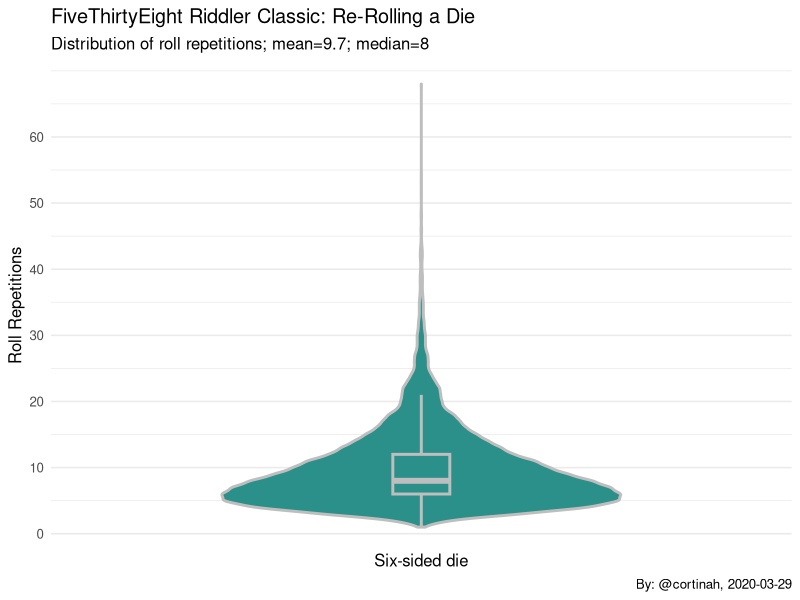
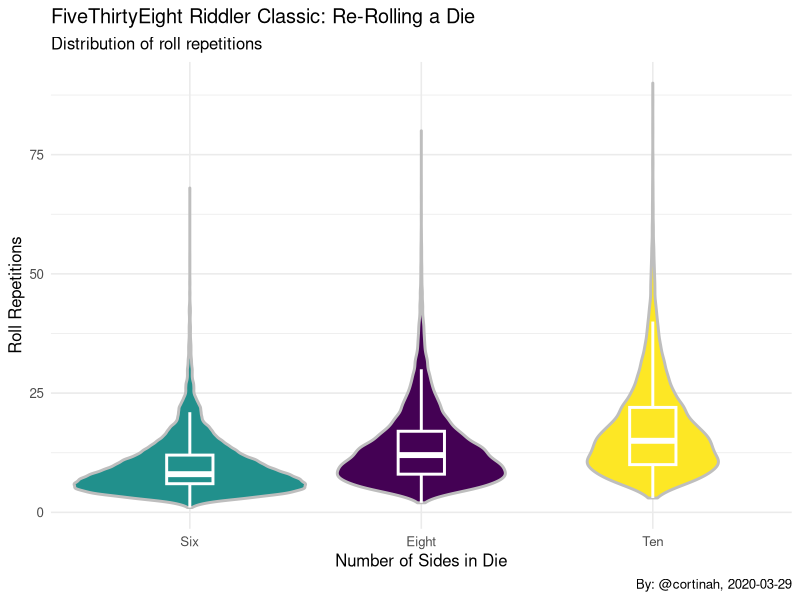
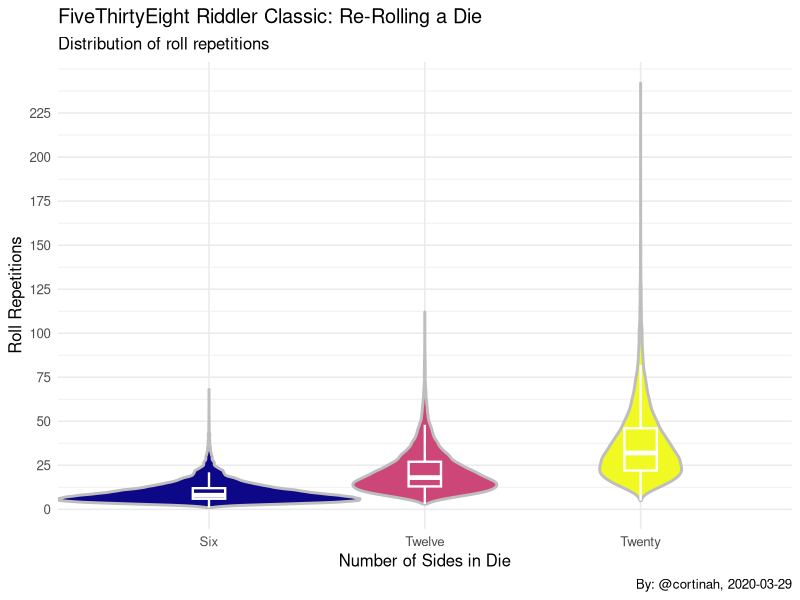

Reproduce these figures in R, in order.
## ---- chunk 1
dice_game <- function(n=6) {
  rolls <- sample(n, n, replace=TRUE)
  unique_rolls <- unique(rolls)
  count <- 1

  while(length(unique_rolls) > 1) {
    rolls <- sample(rolls, n, replace=TRUE)
    unique_rolls <- unique(rolls)
    count <- count + 1
    }  
  return(count)
}
## ---- chunk 2
set.seed(12345)
games <- replicate(20000, dice_game(), simplify = T)
mean(games)
fivenum(games)
sd(games)/sqrt(length(games))
## ---- chunk 3
library(ggplot2)
games <- as.data.frame(games)

ggplot(games, aes(x=6, y=games, fill=6)) +geom_violin(width=1.4, size=1, color='grey') +
  scale_x_discrete() +geom_boxplot(color='grey', width=0.2, outlier.shape=NA, size=1) +
  scale_fill_viridis_c() +theme_minimal(base_size = 12) +
  labs(title='FiveThirtyEight Riddler Classic: Re-Rolling a Die',
       subtitle='Distribution of roll repetitions; mean=9.7; median=8',
       y='Roll Repetitions', x='Six-sided die', caption='By: @cortinah, 2020-03-29') +
  theme(legend.position = "none") +scale_y_continuous(breaks = seq(0,60,10))
## ---- chunk 4
games_8 <- replicate(20000, dice_game(8), simplify = T)
games_10 <- replicate(20000, dice_game(10), simplify = T)

games_8 <- as.data.frame(games_8)
games_10 <- as.data.frame(games_10)

games_8 <- cbind(games, games_8, games_10)
colnames(games_8) <- c('Six', 'Eight','Ten')
library(tidyr)
games_8 <- gather(games_8)

ggplot(games_8, aes(x=key, y=value, fill=key)) +geom_violin(width=1, size=1, color='grey') +
  scale_x_discrete(limits = c('Six','Eight','Ten')) +
  geom_boxplot(color='white', width=0.2, outlier.shape=NA, size=1) +
  scale_fill_viridis_d(option = 'D') +theme_minimal(base_size = 12) +
  labs(title='FiveThirtyEight Riddler Classic: Re-Rolling a Die',
       subtitle='Distribution of roll repetitions',
       y='Roll Repetitions', x='Number of Sides in Die', caption='By: @cortinah, 2020-03-29') +
  theme(legend.position = "none") +scale_y_continuous(breaks = seq(0,125,25))


games_12 <- replicate(20000, dice_game(12), simplify = T)
games_20 <- replicate(20000, dice_game(20), simplify = T)

games_12 <- as.data.frame(games_12)
games_20 <- as.data.frame(games_20)

games_12 <- cbind(games, games_12, games_20)
colnames(games_12) <- c('Six', 'Twelve','Twenty')

games_12 <- gather(games_12)

ggplot(games_12, aes(x=key, y=value, fill=key)) +geom_violin(width=1.4, size=1, color='grey') +
  scale_x_discrete(limits = c('Six','Twelve','Twenty')) +
  geom_boxplot(color='white', width=0.15, outlier.shape=NA, size=0.8) +
  scale_fill_viridis_d(option = 'C') +theme_minimal(base_size = 12) +
  labs(title='FiveThirtyEight Riddler Classic: Re-Rolling a Die',
       subtitle='Distribution of roll repetitions',
       y='Roll Repetitions', x='Number of Sides in Die', caption='By: @cortinah, 2020-03-29') +
  theme(legend.position = "none") +scale_y_continuous(breaks = seq(0,225,25))
